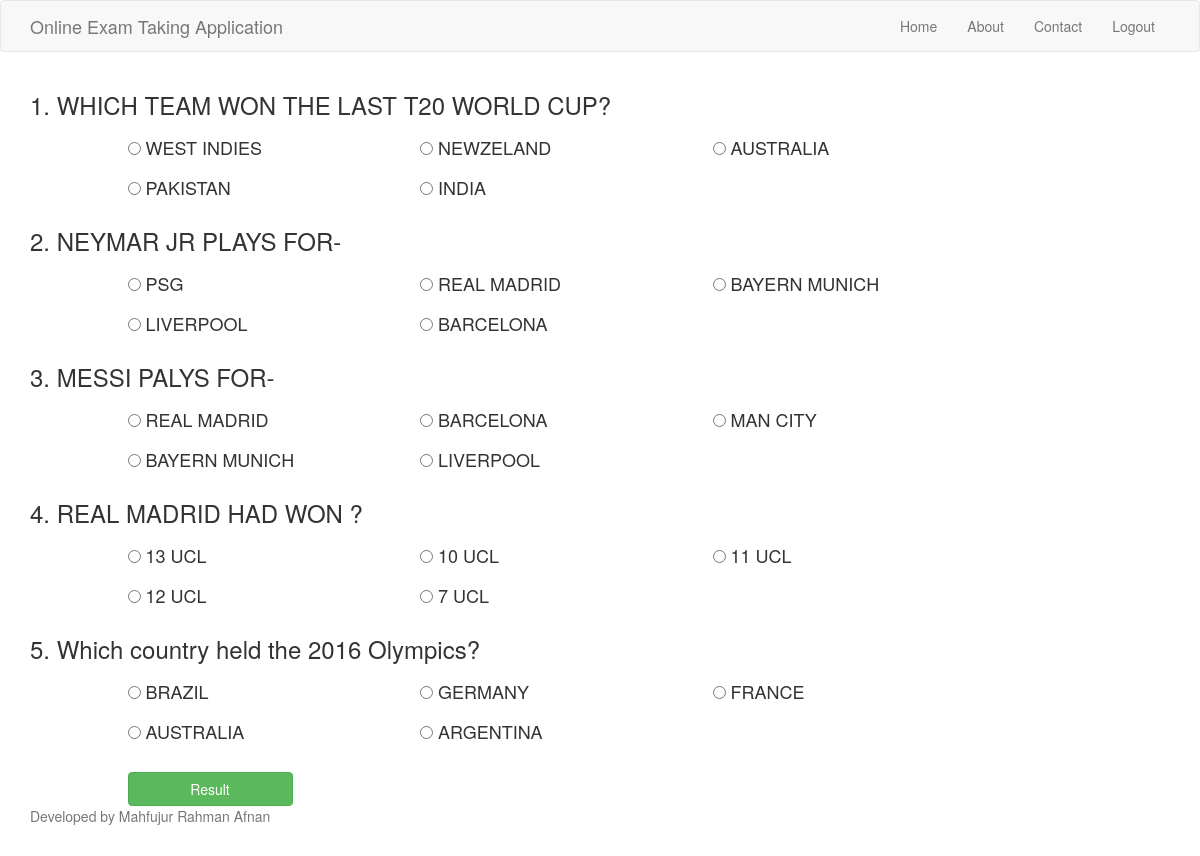
The app's page /exam/questions/Sports01 (signed in) with its own data.
### Exam/models.py (models this page shows)
class Question(models.Model):
    question = models.CharField(max_length = 250)
    option1 = models.CharField(max_length = 100)
    option2 = models.CharField(max_length = 100)
    option3 = models.CharField(max_length = 100)
    option4 = models.CharField(max_length = 100)
    option5 = models.CharField(max_length = 100)
    answer = models.CharField(max_length = 100)
    catagory = models.ForeignKey(Category, on_delete=models.CASCADE)
    class Meta:
        ordering = ('-catagory',)
    def __str__(self):
        return self.question

### Exam/views.py (the view)
# urls.py: path('questions/<str:choice>', views.questions, name='questions'),
@login_required
def questions(request, choice):
    exam = Exam.objects.filter(examName=choice)
    print(choice)
    ques = []
    for each_q in ExamPaper.objects.filter(paperName=exam[0].id):
        q = Question.objects.filter(question=each_q.question)
        ques.append(q[0])
    print(ques)
    return render(request, 'Exam/questions.html', {'ques': ques})

### Exam/templates/Exam/questions.html (shortened to what this page needs)
{% extends "index.html" %}
{% block content%}
<form action="../result" method="post">
  {% for que in ques %}
  <div class="row">
    <div class="col-md-10">
      <h3>{{ forloop.counter }}. {{ que.question }}</h3>
    </div>
  </div>
  <div class="row">
    <div class="col-md-1"></div>
    <div class="col-md-3">
      <h4>
      <input type="radio" name="{{ que.id }}" value="{{ que.option1 }}" required>
      {{ que.option1 }}
    </h4>
    </div>
    <div class="col-md-3">
      <h4>
      <input type="radio" name="{{ que.id }}" value="{{ que.option2 }}" required>
      {{ que.option2 }}
    </h4>
    </div>
      <div class="col-md-3">
      <h4>
      <input type="radio" name="{{ que.id }}" value="{{ que.option3 }}" required>
      {{ que.option3 }}
    </h4>
    </div>
  </div>
  <div class="row">
    <div class="col-md-1"></div>
    <div class="col-md-3">
      <h4>
      <input type="radio" name="{{ que.id }}" value="{{ que.option4 }}" required>
      {{ que.option4 }}
    </h4>
    </div>
    <div class="col-md-3">
      <h4>
      <input class="form_control" type="radio" name="{{ que.id }}" value="{{ que.option5 }}" required>
      {{ que.option5 }}
    </h4>
    </div>
  </div>
  {% endfor %}
  <br>
  <div class="row">
    <div class="col-md-1">
    </div>
    <div class="col-xs-2">
      <button type="submit" class="btn btn-block btn-success btn-md">Result</button>
    </div>
  </div>
</form>
{% endblock %}

### Exam/static/css/styles.css (style rules this page uses)
html { position: relative; min-height: 100%; }
body { margin-bottom: 50px; }

### records on screen
Question: question "WHICH TEAM WON THE LAST T20 WORLD CUP?", option1 "WEST INDIES", option2 "NEWZELAND", option3 "AUSTRALIA", option4 "PAKISTAN", option5 "INDIA"
Question: question "NEYMAR JR PLAYS FOR-", option1 "PSG", option2 "REAL MADRID", option3 "BAYERN MUNICH", option4 "LIVERPOOL", option5 "BARCELONA"
Question: question "MESSI PALYS FOR-", option1 "REAL MADRID", option2 "BARCELONA", option3 "MAN CITY", option4 "BAYERN MUNICH", option5 "LIVERPOOL"
Question: question "REAL MADRID HAD WON ?", option1 "13 UCL", option2 "10 UCL", option3 "11 UCL", option4 "12 UCL", option5 "7 UCL"
Question: question "Which country held the 2016 Olympics?", option1 "BRAZIL", option2 "GERMANY", option3 "FRANCE", option4 "AUSTRALIA", option5 "ARGENTINA"
